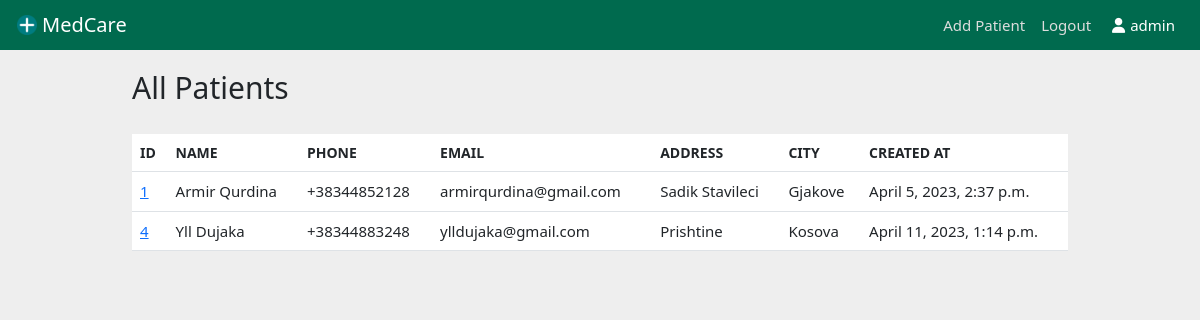
The app's page / (signed in), older data.
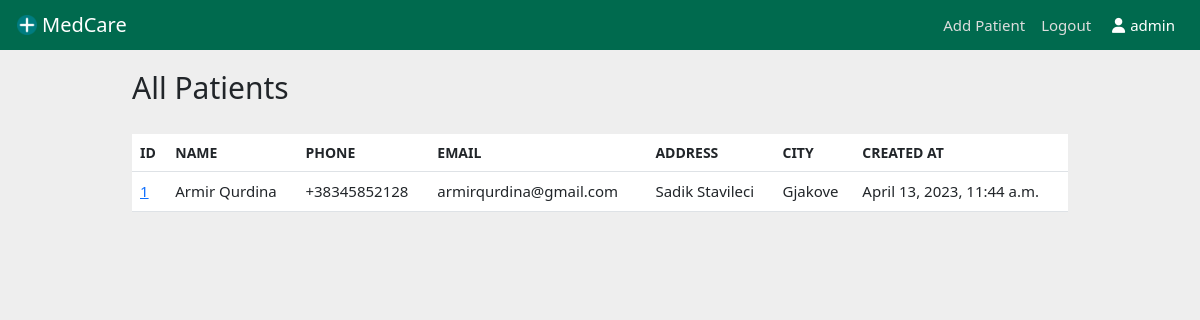
The same page, newer data.
### main/models.py (models this page shows, shortened)
class Patient(models.Model):
    created_at = models.DateTimeField(auto_now_add=True)
    first_name = models.CharField(max_length=50)
    last_name = models.CharField(max_length=50)
    phone = models.CharField(max_length=20)
    email = models.CharField(max_length=100)
    address = models.CharField(max_length=100)
    city = models.CharField(max_length=50)
    user = models.ForeignKey(User, on_delete=models.CASCADE)

### main/views.py (the view)
# urls.py: path("", views.home, name='home'),
def home(request):
    patients = Patient.objects.all()
    if request.method == 'POST':
        username = request.POST['username']
        password = request.POST['password']
        user = authenticate(request, username=username, password=password)
        if user is not None:
            login(request, user)
            messages.success(request, 'You have been successfully logged in. Welcome!')
            return redirect('home')
        else:
            messages.error(request, 'Wrong credentials. Invalid username or password.')
            return redirect('home')
    else:
        return render(request, "home.html", {'patients': patients})

### main/templates/home.html (shortened to what this page needs)
{% extends 'base.html' %}
{% block content %}
    {% if user.is_authenticated %}
        <h1>All Patients</h1>
        <table class="table">
            <thead>
                <tr>
                    <th scope="col">ID</th>
                    <th scope="col">Name</th>
                    <th scope="col">Phone</th>
                    <th scope="col">Email</th>
                    <th scope="col">Address</th>
                    <th scope="col">City</th>
                    <th scope="col">Created At</th>
                </tr>
            </thead>
            <tbody>
                {% if patients %}
                {% for patient in patients %}
                <tr>
                    <td> <a href="{% url 'patient' patient.id %}">{{ patient.id }}</a></td>
                    <td>{{ patient.first_name }} {{ patient.last_name }}</td>
                    <td>{{ patient.phone }}</td>
                    <td>{{ patient.email }}</td>
                    <td>{{ patient.address }}</td>
                    <td>{{ patient.city }}</td>
                    <td>{{ patient.created_at }}</td>
                </tr>
                {% endfor %}
                {% endif %}
    {% endif %}
{% endblock %}

### main/templates/base.html (shortened to what this page needs)
{% load static %}
<!doctype html>
<html lang="en">
<head>
    <link href="https://cdn.jsdelivr.net/npm/bootstrap@5.3.0-alpha2/dist/css/bootstrap.min.css" rel="stylesheet"
>
    <link rel="stylesheet" href="{% static 'main/style.css' %}">
    <link rel="stylesheet" href="https://cdnjs.cloudflare.com/ajax/libs/font-awesome/6.4.0/css/all.min.css" />
</head>
<body>
    {% include 'navbar.html' %}
    <div class="container">
        {% block content %}
        {% endblock %}
    </div>
</body>
</html>

### main/templates/navbar.html (shortened to what this page needs)
{% load static %}
<link rel="stylesheet" href="{% static 'main/style.css' %}">
<nav class="navbar navbar-expand-lg">
    <div class="container-fluid">
        <img src="{% static 'main/plus-sign-icon.png' %}" width="20px">
        <a class="navbar-brand" href="{% url 'home' %}">MedCare</a>
        <div class="collapse navbar-collapse" id="navbarNav">
            <ul class="navbar-nav ms-auto">
                {% if user.is_authenticated %}
                <li class="nav-item">
                    <a class="nav-link" href="{% url 'add_patient' %}">Add Patient</a>
                </li>
                <li class="nav-item">
                    <a class="nav-link" aria-current="page" href="{% url 'logout' %}">Logout</a>
                </li>
                <li class="nav-item">
                    <a class="nav-link active" aria-current="page"><i class="fa-solid fa-user"></i>{{ user }}</a>
                </li>
                {% endif %}
            </ul>
        </div>
    </div>
</nav>

### main/static/main/style.css (style rules this page uses)
body { background-color: #eee; }
h1 { font-size: 30px; padding: 20px 0; }
.container { width: 80%; margin: 0 auto; }
thead { text-transform: uppercase; font-size: 14px; background-color: #006a4e; color: white; }
.navbar-nav .nav-link.active { color: white; user-select: none; }
.fa-user { margin: 0 5px; }
tbody { font-size: 15px; }
.navbar-brand { margin-left: 5px; color: white; }
.navbar { background-color: #006a4e; padding: 5px; }
.nav-item { font-size: 15px; }
.nav-link { color: #ddd; }

Row changes from the older to the newer data that the page shows:
removed Patient: id "4", first_name "Yll", last_name "Dujaka", phone "+38344883248", email "ylldujaka@gmail.com", address "Prishtine", city "Kosova", created_at "April 11, 2023, 1:14 p.m."
changed Patient "Armir": phone "+38344852128" → "+38345852128"; created_at "April 5, 2023, 2:37 p.m." → "April 13, 2023, 11:44 a.m."
